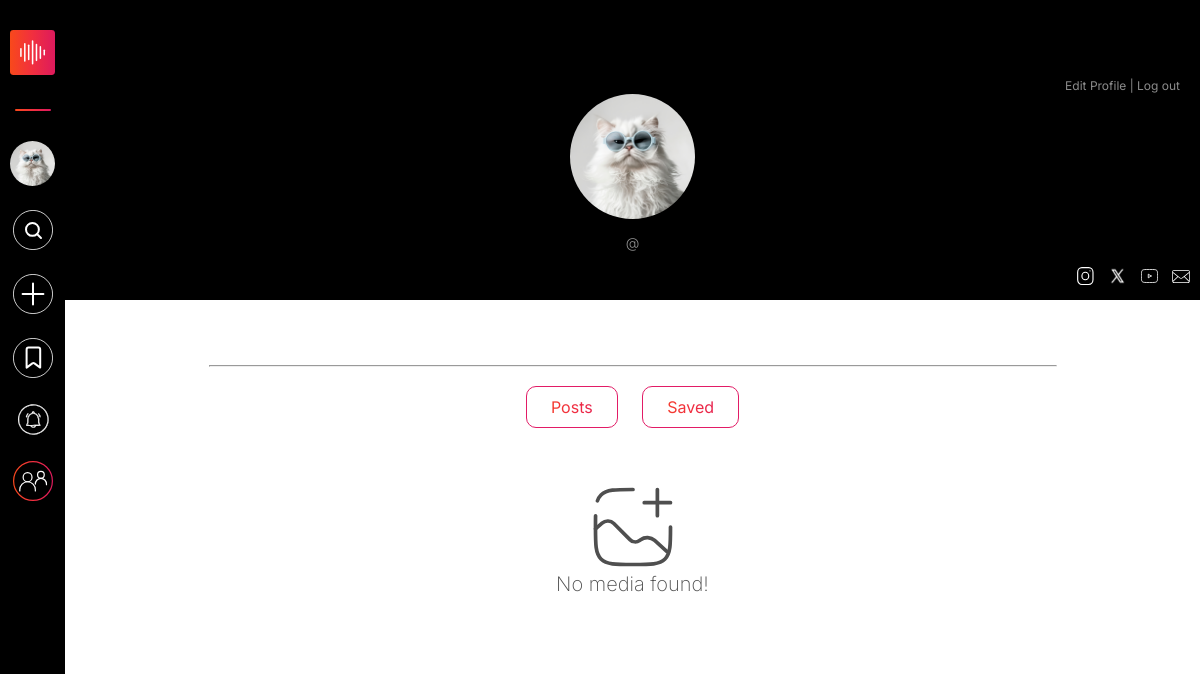
/my-profile-old, run on an earlier commit of the app's database.
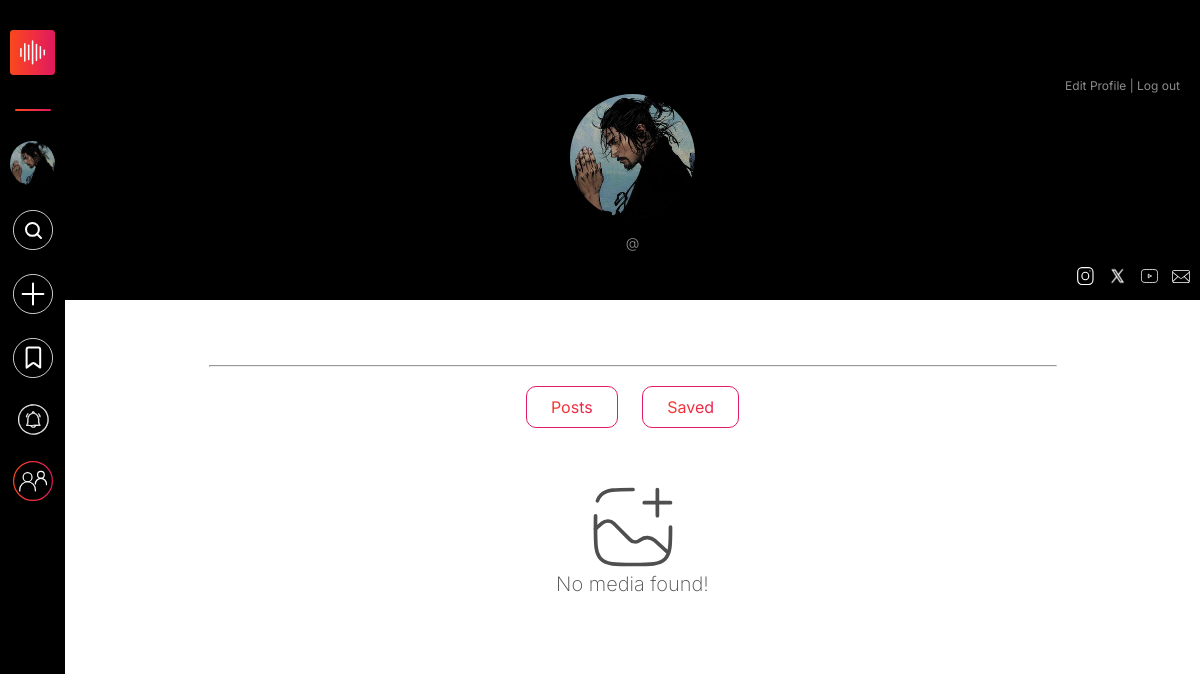
And on a later commit of the database.
### users/models.py (models this page shows, shortened)
class profiledatadb(models.Model):
    username=models.CharField(primary_key=True,max_length=25,unique=True)
    password = models.CharField(max_length=15)
    firstname=models.CharField(max_length=30)
    lastname=models.CharField(max_length=30)
    email = models.EmailField()
    profile_picture = models.ImageField(upload_to='media/Profiles')
    user_bio=models.TextField()
    phone=models.IntegerField(null=True)
    timestamp=models.DateTimeField(auto_now_add=True,null=True)
    insta=models.URLField(max_length=200,blank=True,null=True)
    yout=models.URLField(max_length=200,blank=True,null=True)
    twit=models.URLField(max_length=200, blank=True,null=True)
    followers = models.ManyToManyField(User, related_name="following", blank=True)

### users/views.py (the view)
# urls.py: path('my-profile-old', views.profile_fpv, name = 'my-profile-old'),
def profile_fpv(request):
    try:
        user=request.user.username
        userBioCollect = profiledatadb.objects.get(username=user)
        post=postdb.objects.filter(username=user)
        context={
            'user': userBioCollect,
            'post':post,
        }
    except profiledatadb.DoesNotExist:
        user = None
    return render(request, 'profile-fpv.html',context)

### templates/profile-fpv.html (shortened to what this page needs)
{% extends 'base.html' %}
{% load static %}
{% block additional_css %}
<link rel="stylesheet" href="{% static 'css/profile-page-style.css' %}">
{% endblock %}
{% block content %}
<div class="header">
    {% if user %}
    <div class="edit-logout">
        <a class="e-l-buttons" href="{% url 'editprofile' %}">Edit Profile</a><span> | </span>
        <a class="e-l-buttons" href="{% url 'signout' %}" id="logout">Log out</a>
    </div>
            <img src= '{{user.profile_picture.url}}' alt="{{user.firstname}}'s profile picture" class="imgcenter"/>
            <p id="user-name-id"><span class="username">@{{ user.username }}</span></p>
            <div class="socials">
                <a href="{{ user.insta }}"><img src="{% static 'images/instagram.svg' %}" alt="" height="20px" width="20px"></a>
                <a href="{{ user.twit }}"><img src="{% static 'images/twitter.svg' %}" alt="" height="20px" width="20px"></a>
                <a href="{{ user.yout }}"><img src="{% static 'images/youtube.svg' %}" alt="" height="20px" width="20px"></a>
                <a href="mailto:{{ user.email }}"><img src="{% static 'images/mail.svg' %}" alt="" height="20px" width="20px"></a>
            </div>
        </div>
        <div class="body">
            <div class="profile-info">
            </div>
    {% endif %}
<hr style="margin: 30px;">
<div id="profile-content-controller-posts">{% include 'posts.html'  %}</div>
</div>
{% endblock %}

### templates/base.html (shortened to what this page needs)
{% load static %}
<!DOCTYPE html>
<html lang="en">
<head>
    <link rel="stylesheet" href="{% static 'css/base-file.css' %}">
    <link rel="stylesheet" href="{% static 'css/loader.css' %}">
    {% block additional_css %}{% endblock %}
</head>
<body>
    {% if user %}
    <div class="main-docker">
        <div class="nav-section-web">
            <nav class="navigation-controlling-deck" id="navigation-controlling-deck">
                <a href="{% url 'home' %}"><img class="navbar-control-icons" id="navbar-main-logo" src="{% static 'images/Sounz_logo.svg' %}" alt="Sounz logo"></a>
                <div id="nav-separator"></div>
                {% if user.profile_picture.url %}
                    <a href="{% url 'my-profile' %}"><img class="navbar-control-icons" id="navbar-user-profile-pic" src="{{user.profile_picture.url}}" alt="" width="10px" height="40px"></a>
                {% endif %}
                <a href="{% url 'search' %}"><img id="search-icon" class="navbar-control-icons" src="{% static 'images/Search button.svg' %}" alt="Search icon"></a>
                <a href="{% url 'upload' %}"><img class="navbar-control-icons" src="{% static 'images/upload-white.svg' %}" alt="Upload icon"></a>
                <a href="{% url 'my-profile' %}?section=saved"><img class="navbar-control-icons" src="{% static 'images/save.svg' %}" alt="Save icon"></a>
                <a href="{% url 'notifications' %}"><img class="navbar-control-icons" src="{% static 'images/notifications.svg' %}" alt="notification icon"></a>
                <a onclick="toggleCollabMenu('web')"><img class="navbar-control-icons" src="{% static 'images/collab_nav.svg' %}" alt="Collab icon"></a>
            </nav>
        </div>
        <div class="web-collab-list" id="collabMenu">
        </div>
    <div class="web-collab-list" id="collabMenu">
        </div>
        <div class="export-htmls" id="export-htmls" style="display: none;">
            {% block content %}
            {% endblock %}
        </div>
    </div>
    {% endif %}
</body>
</html>

### templates/posts.html (shortened to what this page needs)
{% load static %}
<head>
    <link rel="stylesheet" href="{% static 'css/profile-page-style.css' %}">
</head>
<div class="buttons">
    <a href="#" type="button" class="profile-content-buttons post-button">Posts</a>
    <a href="{% url 'nav-saved' %}" type="button" class="profile-content-buttons" id="savedbutton">Saved</a>
</div>
<div class="posts">
    {% if post %}
        {% for p in post %}
        <a style="margin: 20px 10px;" href="{% url 'sh-media' %}?pid={{p.pid}}">
            <div class="thumbnail-container">
                {% if p.media_thumbnail %}
                                    <img src="{{ p.media_thumbnail.url }}" alt="" class="post-thumbnail">
                                {% else %}
                                    {% if p.media_format == "Audio" %}
                                        <img src="{% static 'images/9_16 Audio.png' %}" alt="" class="post-thumbnail" >
                                    {% elif p.media_format == "Video" %}
                                        <img src="{% static 'images/9_16 Video.png' %}" alt="" class="post-thumbnail">
                                    {% endif %}
                                {% endif %}
                <video><source src="{{ p.media }}"></video>
                <div class="gradient-overlay">
                    <div class="padding-controll">
                        <h2 class="video-caption">{{ p.caption}}</h2>
                        <p class="video-description">{{ p.descr }}</p>
                        <p class="instrument-used">{{ p.mediatype }}</p>
                    </div>
                </div>
                <!-- <h4>{{ p.caption}}</h4>
                <p>{{p.descr}}
                </p>
                <div class="postfooter">
                    <h3>{{p.mediatype}}</h3>
                    <img src="{% static 'images/collab-small-icon.svg' %}" alt="" width="25px" height="25px">
                </div> -->
            </div>
        </a>
        {% endfor %}
    {% else %}
    <div id="profile-content-controller-nomedia" style="display: block; width: 100%;">{% include 'content-404.html'  %}</div>
    {% endif %}
</div>

### templates/content-404.html
{% load static %}
<head>
    <link rel="stylesheet" href="{% static 'css/content-404.css' %}">
</head>
<body>
    <div class="q2f8hd-k">
        <img src="{% static 'images/no-media.svg' %}" alt="no media found" class="ylrfzf59">
        <p class="a8gjb7i15">No media found!</p>
    </div>
</body>

### static/css/base-file.css (style rules this page uses)
* { margin: 0; padding: 0; min-width: 0; min-height: 0; box-sizing: border-box; }
html, body { margin: 0; padding: 0; height: 100%; font-family: "Inter", sans-serif; font-optical-sizing: auto; font-weight: normal; font-style: normal; font-variation-settings: "slnt" 0; }
.main-docker { min-height: 100%; display: flex; flex-direction: row; }
.nav-section-web { width: fit-content; background-color: black; position: fixed; top: 0; height: 100%; max-width: 65px; z-index: 99999; }
#navigation-controlling-deck { display:flex; flex-direction: column; flex-wrap: wrap; align-items: center; padding: 20px 10px; }
img.navbar-control-icons { width: 40px; margin: 10px 0; cursor: pointer; }
img#navbar-main-logo { width: 45px; }
img#navbar-user-profile-pic { width: 45px; height: 45px; border-radius: 50%; aspect-ratio: 8 / 8; object-fit: cover; }
#nav-separator { width: 80%; margin: 20px 0; height: 2px; border-radius: 10px; background-image: linear-gradient(90deg, rgba(248, 73, 27, 1) 0%, rgba(241, 47, 63, 1) 50%, rgba(220, 24, 96, 1) 100%); }
.export-htmls { flex: 1; margin-left: 65px; width: 100%; }
.web-collab-list { position: fixed; top: 0; left: -27%; width: 22%; height: 100%; margin-left: 65px; background-color: #000000c9; z-index: 997; backdrop-filter: blur(30px); padding: 10px; padding-top: 40px; transition: transform 0.4s ease, left 0.4s ease; }

### static/css/profile-page-style.css (style rules this page uses)
.imgcenter { margin-left: auto; margin-right: auto; width: 125px; aspect-ratio: 1; border-radius: 50%; object-fit: cover; }
.header { background-color: #000; color: #fff; text-align: center; height: 300px; width: 100%; display: flex; flex-direction: column; justify-content: flex-end; align-items: center; flex-wrap: wrap; }
p#user-name-id { margin: 0; color: #969696; font-size: 14px; font-weight: 300; }
.socials { margin-left: auto; padding: 15px 0 10px; }
.body { text-align: center; padding: 5px 10%; }
.profile-info { display: flex; flex-direction: column; justify-content: center; align-items: center; }
.edit-logout { margin-left: auto; padding-right: 20px; }
.e-l-buttons, .edit-logout > span { text-decoration: none; color: #8b8b8b; font-size: 12px; }
.profile-content-buttons { padding: 10px 24px; margin: 0 10px; background-image: linear-gradient(90deg, rgba(248, 73, 27, 1) 0%, rgba(241, 47, 63, 1) 50%, rgba(220, 24, 96, 1) 100%); -webkit-background-clip: text; background-clip: text; color: transparent; border: 1px solid rgba(226, 28, 102, 1); border-radius: 10px; font-size: 16px; width: 18%; min-width: max-content; cursor: pointer; text-decoration: none; }
.posts { display: flex; flex-direction: column; color: #fff; padding-top: 15px; justify-content: flex-start; }

### static/css/content-404.css (style rules this page uses)
body { margin: 0; padding: 0; }
.q2f8hd-k { width: 100%; background-color: white; display: flex; flex-direction: column; justify-content: center; align-items: center; flex-wrap: wrap; padding: 50px 0; }
.ylrfzf59 { width: 90px; margin: 0; }
.a8gjb7i15 { color: #4f4f4f; font-size: 20px; font-weight: 200; padding: 0; }

What changed in the data, as far as the page shows it:
changed profiledatadb: profile_picture: a different picture
